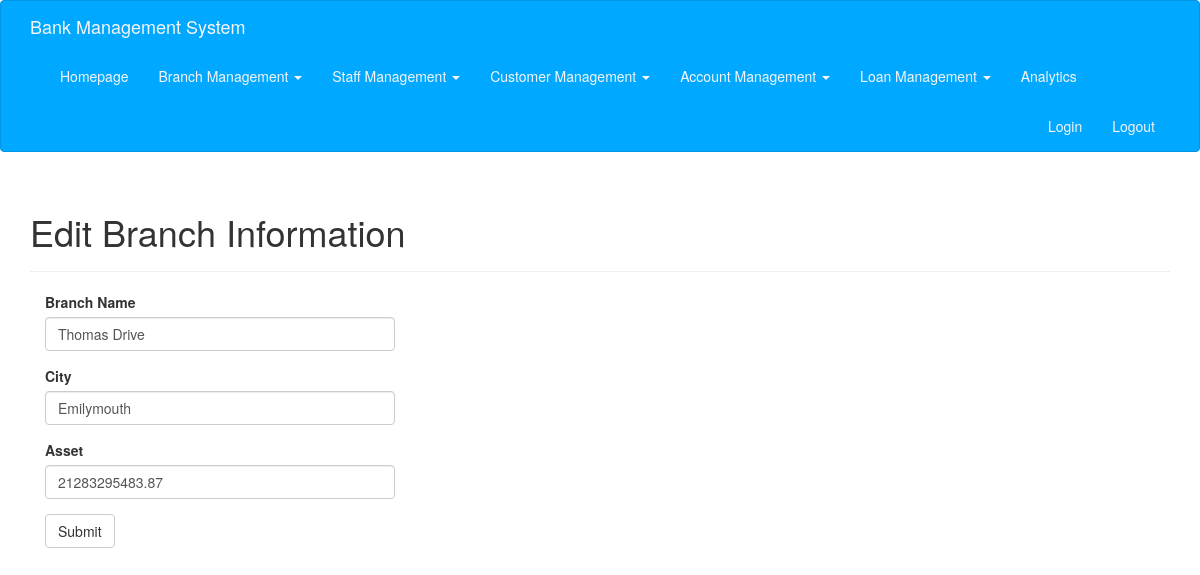
/branch_edit/Thomas Drive (signed in), run on the app's committed database.
### app/models.py (models this page shows)
class Branch(db.Model):
    __tablename__ = 'branches'
    name = db.Column(db.String(100), primary_key=True)
    city = db.Column(db.String(20))
    asset = db.Column(db.Integer)
    employees = db.relationship('Employee', backref='branch', lazy='dynamic')
    loans = db.relationship('Loan', backref='branch', lazy='dynamic')
    saving_accounts = db.relationship(
        'SavingAccount', backref='branch', lazy='dynamic')
    check_accounts = db.relationship(
        'CheckAccount', backref='branch', lazy='dynamic')

### app/main/views.py (the view, shortened to what this page needs)
@main.route('/branch_edit/<string:branch_name>', methods=['GET', 'POST'])
@login_required
def branch_edit(branch_name):
    form = BranchEditForm()
    if branch_name != 'create':
        branch = Branch.query.filter_by(name=branch_name).first_or_404()
        form.name.data = branch.name
        form.city.data = branch.city
        form.asset.data = branch.asset
    return render_template('branch_edit.html', form=form)

### app/main/forms.py
class BranchEditForm(FlaskForm):
    name = StringField("Branch Name", validators=[InputRequired()])
    city = StringField("City", validators=[InputRequired()])
    asset = FloatField("Asset", validators=[InputRequired(), NumberRange(min=0., message='Assest must be greater than 0')])
    submit = SubmitField("Submit")

### app/models.py (called while the page is built)
@login_manager.user_loader
def load_user(user_id):
    return SystemUser.query.get(user_id)

### app/templates/branch_edit.html (shortened to what this page needs)
{% extends "base.html" %}
{% import "bootstrap/wtf.html" as wtf %}
{% block page_content %}
<div class="page-header">
    <h1>Edit Branch Information</h1>
</div>
<div class="col-md-4">
    {{ wtf.quick_form(form) }}
</div>
{% endblock %}

### data on the page
Branch: name "Thomas Drive", city "Emilymouth", asset "21283295483.87"
